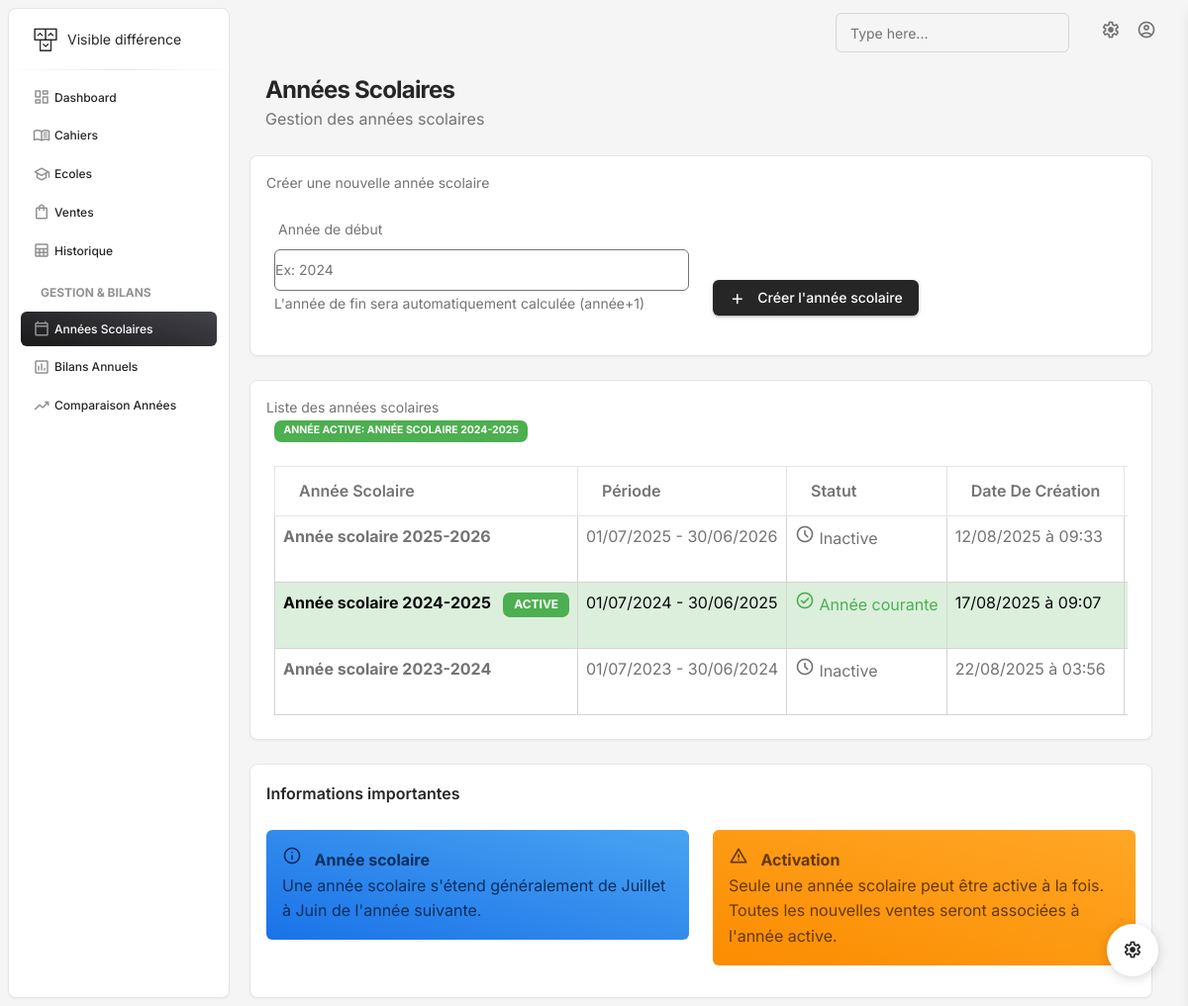
The app's page /annees-scolaires/, older data.
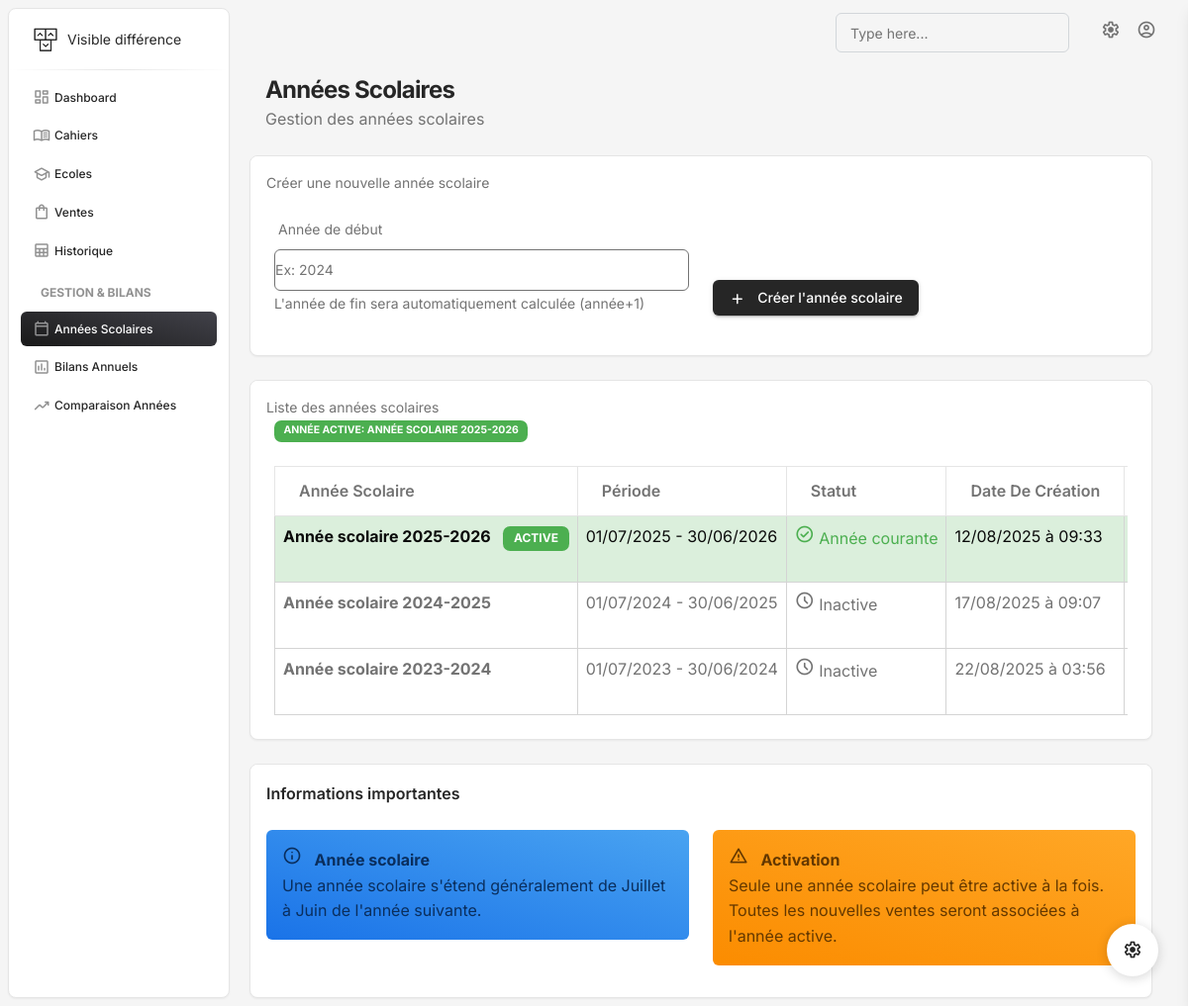
The same page, newer data.
### gestion/models.py (models this page shows, shortened)
class AnneeScolaire(models.Model):
    id = models.UUIDField(primary_key=True, default=uuid.uuid4, editable=False)
    annee_debut = models.IntegerField()
    annee_fin = models.IntegerField()
    date_debut = models.DateField()
    date_fin = models.DateField()
    est_active = models.BooleanField(default=False)
    created_at = models.DateTimeField(auto_now_add=True)
    class Meta:
        ordering = ['-annee_debut']
        unique_together = ['annee_debut', 'annee_fin']
    @property
    def libelle(self):
        return f"Année scolaire {self.annee_debut}-{self.annee_fin}"
    @classmethod
    def get_annee_courante(cls):
        return cls.objects.filter(est_active=True).first()

### gestion/Views/year.py (the view)
# urls.py: path('annees-scolaires/', gestion_annees_scolaires, name='annees_scolaires'),
def gestion_annees_scolaires(request):
    annees = AnneeScolaire.objects.all()
    annee_courante = AnneeScolaire.get_annee_courante()
    context = {
        'annees': annees,
        'annee_courante': annee_courante,
    }
    return render(request, 'annees_scolaires.html', context)

### gestion/templates/annees_scolaires.html (shortened to what the changed rows need)
{% extends "base.html" %}
{% block content %}
{% load static %}
<div class="container-fluid py-2">
  <div class="row">
    <div class="row mb-4">
      <div class="col-lg-12">
        <div class="card">
          <div class="card-header pb-0">
            <div class="row">
              <div class="col-lg-6 col-7">
                <p class="text-sm mb-0">
                  <span>Liste des années scolaires</span>
                  {% if annee_courante %}
                    <span class="badge bg-success ms-2">Année active: {{ annee_courante.libelle }}</span>
                  {% endif %}
                </p>
              </div>
            </div>
          </div>
          <div class="card-body p-4 pb-2">
            <div class="table-responsive">
              <table class="table table-bordered">
                <thead>
                  <tr>
                    <th scope="col">Année Scolaire</th>
                    <th scope="col">Période</th>
                    <th scope="col">Statut</th>
                    <th scope="col">Date de création</th>
                    <th scope="col">Actions</th>
                  </tr>
                </thead>
                <tbody>
                  {% for annee in annees %}
                  <tr {% if annee.est_active %}class="table-success"{% endif %}>
                    <td class="border">
                      <strong>{{ annee.libelle }}</strong>
                      {% if annee.est_active %}
                        <span class="badge bg-success ms-2">ACTIVE</span>
                      {% endif %}
                    </td>
                    <td class="border">
                      {{ annee.date_debut|date:"d/m/Y" }} - {{ annee.date_fin|date:"d/m/Y" }}
                    </td>
                    <td class="border">
                      {% if annee.est_active %}
                        <span class="text-success">
                          <i class="material-symbols-rounded">check_circle</i>
                          Année courante
                        </span>
                      {% else %}
                        <span class="text-muted">
                          <i class="material-symbols-rounded">schedule</i>
                          Inactive
                        </span>
                      {% endif %}
                    </td>
                    <td class="border">{{ annee.created_at|date:"d/m/Y à H:i" }}</td>
                    <td class="border">
                    </td>
                  </tr>
                  {% empty %}
                  <tr>
                    <td colspan="5" class="text-center">
                      Aucune année scolaire créée.
                    </td>
                  </tr>
                  {% endfor %}
                </tbody>
              </table>
            </div>
          </div>
        </div>
      </div>
    </div>
  </div>
</div>
{% endblock %}

Row changes from the older to the newer data that the page shows:
changed AnneeScolaire: est_active "Inactive" → "ACTIVE Année courante"
changed AnneeScolaire "Année scolaire 2024-2025": est_active "ACTIVE Année courante" → "Inactive"
Text that changed along with them:
{{ annee_courante.libelle }}: "ANNÉE SCOLAIRE 2024-2025" → "ANNÉE SCOLAIRE 2025-2026"
